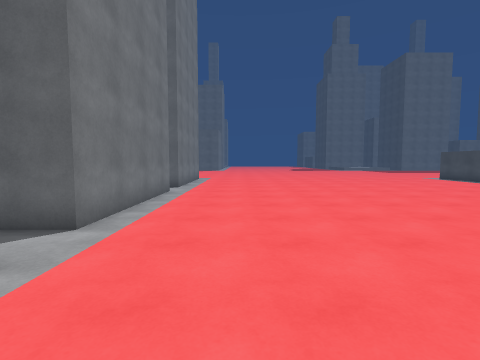
View 1 (above)

23 first-person views from a walk through a Unity game level. The camera is 1.4 m above the floor, tilts 4° down and sees 85° across. The floor is counted in squares, 1 m on a side. Each view is taken from the middle of a square. On the plan, view 1 faces up. The plan holds only what a view shows up to about 13 squares ahead; the rest is blank. The place goes on beyond the plan. Some animated figures are left out. Some surface patterns are stand-ins.

View 2
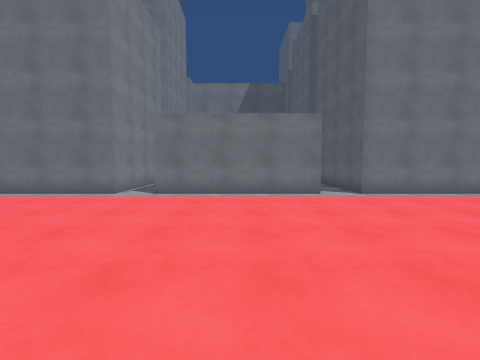

View 3
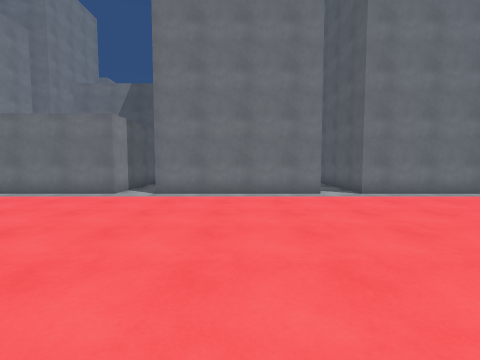

View 4
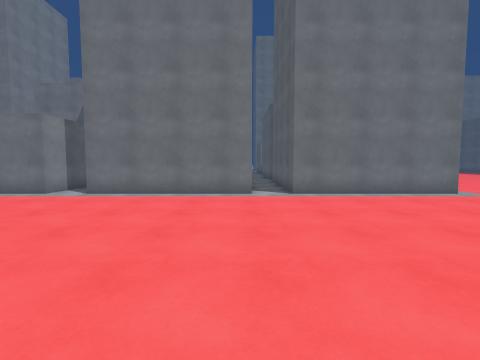

View 5
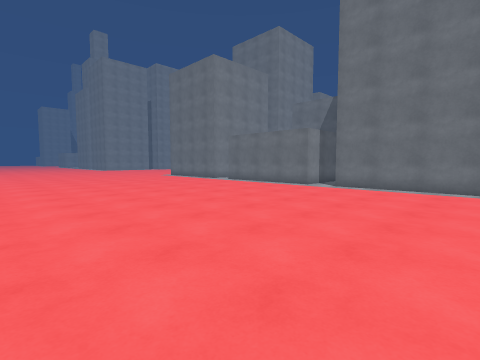

View 6
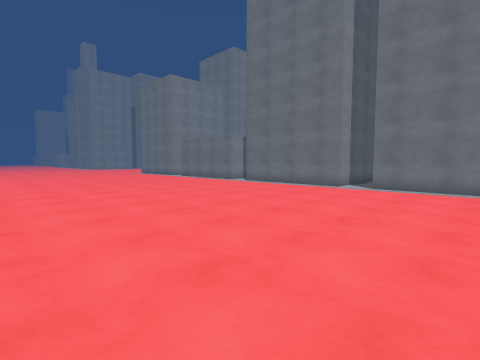

View 7
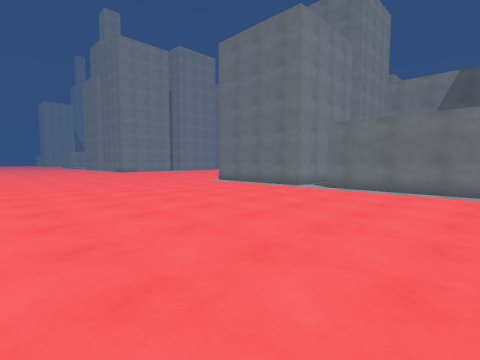

View 8
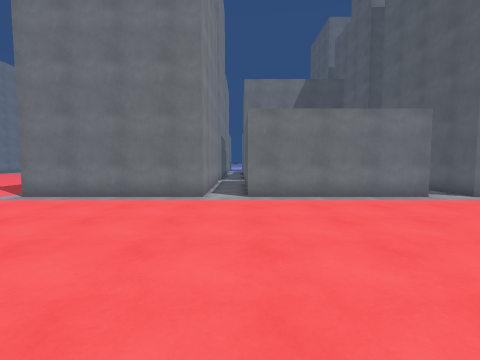

View 9
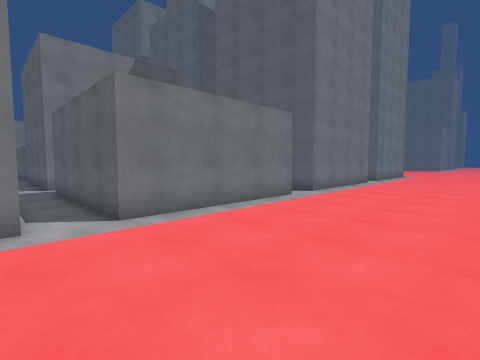

View 10
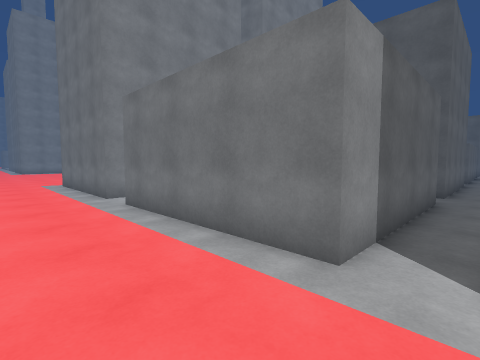

View 11
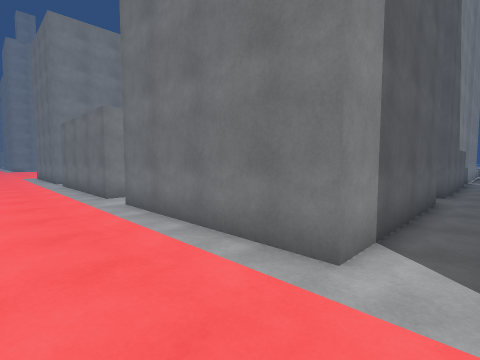

View 12
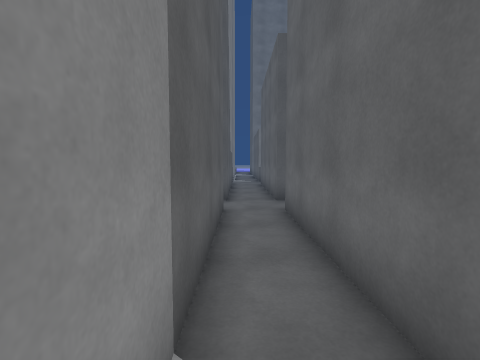

View 13
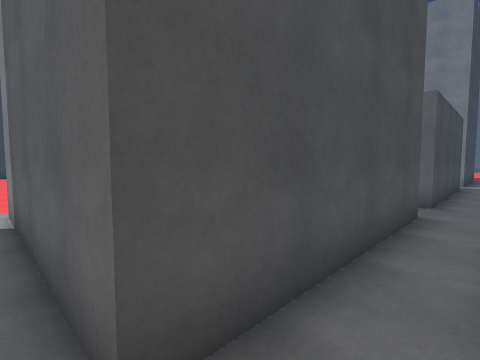

View 14
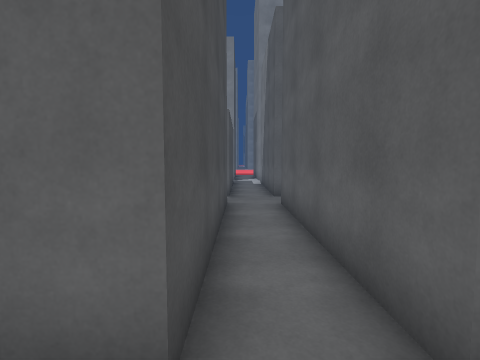

View 15
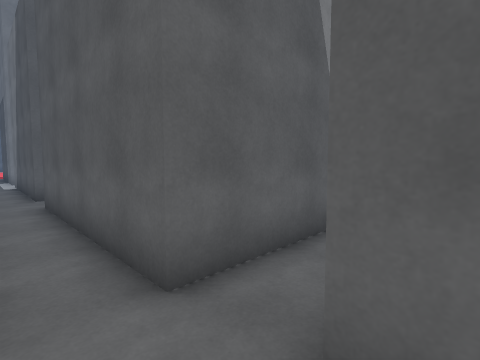

View 16
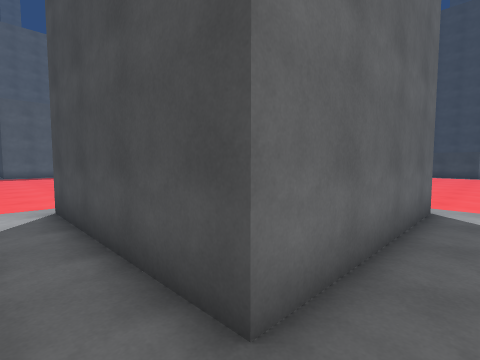

View 17
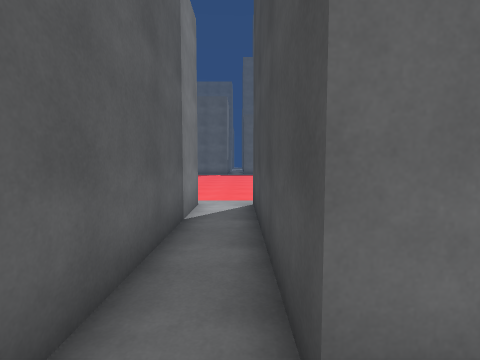

View 18
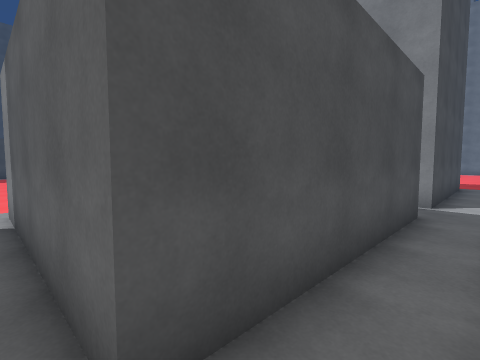

View 19
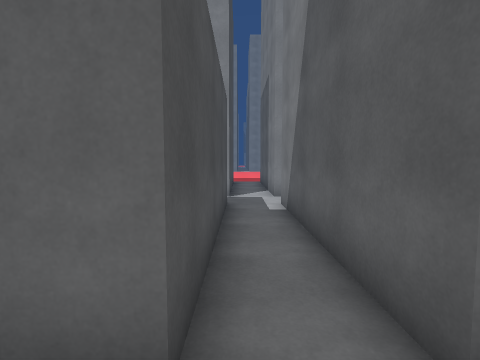

View 20
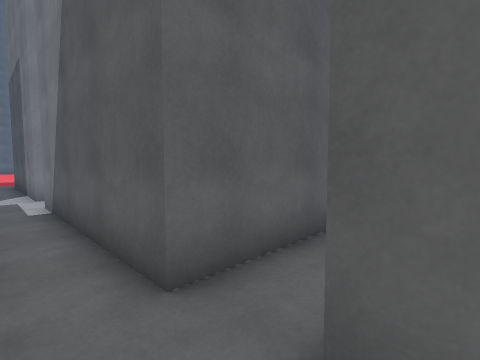

View 21
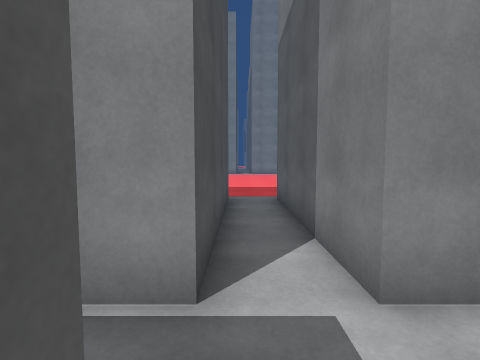

View 22
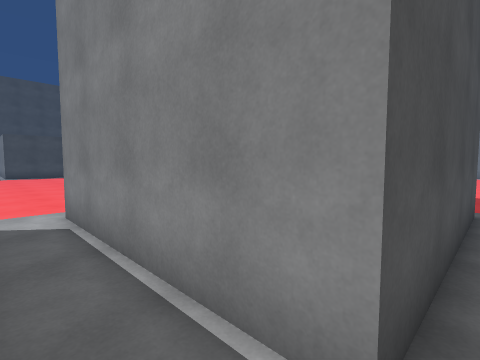

View 23
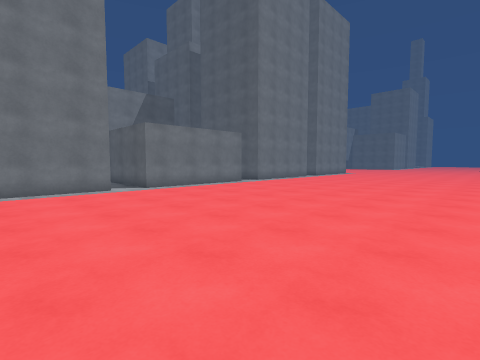

### Floor plan
Points are (right, up) in squares from view 1. A wall is a line through its corners. A room is listed if a view was taken in it or the views show most of it. See-through windows are left out.
Room 1 (views 1, 2, 3, 4, 5, 6, 7, 8, 9, 10, 11, 12, 23)
walls: (-3.4, 3.5) (-3.4, -3.7); (-3.4, 12.5) (-3.4, 5.3); (-3.4, -5.5) (-3.4, -10.5); (-3.4, 20.5) (-3.4, 14.3)
ways out: opening at (-4, 13) to room 2; opening at (-3, 4) to room 3; opening at (-3, -5) to room 4
Room 2 (views 13, 14, 15, 16, 17, 20)
walls: (-14.5, 12.5) (-12.4, 12.5) (-12.4, 5.2); (-3.4, 14.3) (-10.6, 14.3) (-10.6, 20.5); (-10.6, 5.2) (-10.6, 12.5) (-3.4, 12.5); (-12.4, 20.5) (-12.4, 14.3) (-14.5, 14.3)
ways out: opening at (-4, 13) to room 1; opening at (-11, 6) to room 3
Room 3 (views 18, 19, 21)
walls: (-14.5, 3.5) (-12.4, 3.5) (-12.4, -3.7); (-10.6, -3.7) (-10.6, 3.5) (-3.4, 3.5); (-3.4, 5.3) (-5.9, 5.3)
ways out: opening at (-3, 4) to room 1; opening at (-11, 6) to room 2; opening at (-11, -3) to room 4
Room 4 (view 22)
walls: (-12.4, -3.7) (-13.1, -3.7); (-13.4, -5.5) (-12.4, -5.5) (-12.4, -10.5); (-10.6, -10.5) (-10.6, -5.5) (-3.4, -5.5); (-3.4, -3.7) (-10.6, -3.7)
ways out: opening at (-3, -5) to room 1; opening at (-11, -3) to room 3

Positions as (right, up) in squares from view 1, and headings:
1: (0, 0), facing up
2: (8, 0), facing left
3: (8, 9), facing left
4: (8, 12), facing left
5: (11, 12), facing down-left
6: (11, 19), facing down-left
7: (10, 3), facing down-left
8: (7, -4), facing left
9: (3, -6), facing up-left
10: (0, 5), facing down-left
11: (0, 14), facing down-left
12: (-3, 13), facing left
13: (-12, 13), facing down-right
14: (-11, 14), facing down
15: (-11, 15), facing down-left
16: (-12, 13), facing up-right
17: (-11, 13), facing up
18: (-12, 4), facing down-right
19: (-11, 5), facing down
20: (-11, 6), facing down-left
21: (-11, -3), facing down
22: (-11, -4), facing down-right
23: (10, -10), facing up-left
